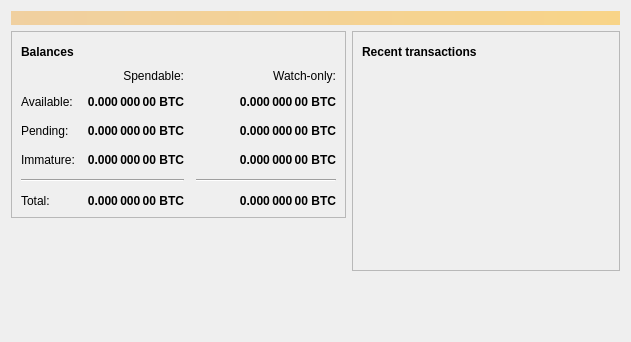
<?xml version="1.0" encoding="UTF-8"?>
<ui version="4.0">
 <class>OverviewPage</class>
 <widget class="QWidget" name="OverviewPage">
  <property name="geometry">
   <rect>
    <x>0</x>
    <y>0</y>
    <width>631</width>
    <height>342</height>
   </rect>
  </property>
  <property name="windowTitle">
   <string>Form</string>
  </property>
  <layout class="QVBoxLayout" name="topLayout">
   <item>
    <widget class="QLabel" name="labelAlerts">
     <property name="visible">
      <bool>false</bool>
     </property>
     <property name="styleSheet">
      <string notr="true">QLabel { background-color: qlineargradient(x1: 0, y1: 0, x2: 1, y2: 0, stop:0 #F0D0A0, stop:1 #F8D488); color:#000000; }</string>
     </property>
     <property name="wordWrap">
      <bool>true</bool>
     </property>
     <property name="margin">
      <number>3</number>
     </property>
     <property name="textInteractionFlags">
      <set>Qt::TextSelectableByMouse</set>
     </property>
    </widget>
   </item>
   <item>
    <layout class="QHBoxLayout" name="horizontalLayout" stretch="1,1">
     <item>
      <layout class="QVBoxLayout" name="verticalLayout_2">
       <item>
        <widget class="QFrame" name="frame">
         <property name="frameShape">
          <enum>QFrame::StyledPanel</enum>
         </property>
         <property name="frameShadow">
          <enum>QFrame::Raised</enum>
         </property>
         <layout class="QVBoxLayout" name="verticalLayout_4">
          <item>
           <layout class="QHBoxLayout" name="horizontalLayout_4">
            <item>
             <widget class="QLabel" name="label_5">
              <property name="font">
               <font>
                <weight>75</weight>
                <bold>true</bold>
               </font>
              </property>
              <property name="text">
               <string>Balances</string>
              </property>
             </widget>
            </item>
            <item>
             <widget class="QPushButton" name="labelWalletStatus">
              <property name="enabled">
               <bool>true</bool>
              </property>
              <property name="maximumSize">
               <size>
                <width>30</width>
                <height>16777215</height>
               </size>
              </property>
              <property name="toolTip">
               <string>The displayed information may be out of date. Your wallet automatically synchronizes with the Smartcoin network after a connection is established, but this process has not completed yet.</string>
              </property>
              <property name="text">
               <string/>
              </property>
              <property name="icon">
               <iconset resource="../bitcoin.qrc">
                <normaloff>:/icons/warning</normaloff>
                <disabledoff>:/icons/warning</disabledoff>:/icons/warning</iconset>
              </property>
              <property name="iconSize">
               <size>
                <width>24</width>
                <height>24</height>
               </size>
              </property>
              <property name="flat">
               <bool>true</bool>
              </property>
             </widget>
            </item>
            <item>
             <spacer name="horizontalSpacer_3">
              <property name="orientation">
               <enum>Qt::Horizontal</enum>
              </property>
              <property name="sizeHint" stdset="0">
               <size>
                <width>40</width>
                <height>20</height>
               </size>
              </property>
             </spacer>
            </item>
           </layout>
          </item>
          <item>
           <layout class="QGridLayout" name="gridLayout">
            <property name="spacing">
             <number>12</number>
            </property>
            <item row="2" column="2">
             <widget class="QLabel" name="labelWatchPending">
              <property name="font">
               <font>
                <weight>75</weight>
                <bold>true</bold>
               </font>
              </property>
              <property name="cursor">
               <cursorShape>IBeamCursor</cursorShape>
              </property>
              <property name="toolTip">
               <string>Unconfirmed transactions to watch-only addresses</string>
              </property>
              <property name="text">
               <string notr="true">0.000 000 00 BTC</string>
              </property>
              <property name="alignment">
               <set>Qt::AlignRight|Qt::AlignTrailing|Qt::AlignVCenter</set>
              </property>
              <property name="textInteractionFlags">
               <set>Qt::LinksAccessibleByMouse|Qt::TextSelectableByKeyboard|Qt::TextSelectableByMouse</set>
              </property>
             </widget>
            </item>
            <item row="2" column="1">
             <widget class="QLabel" name="labelUnconfirmed">
              <property name="font">
               <font>
                <weight>75</weight>
                <bold>true</bold>
               </font>
              </property>
              <property name="cursor">
               <cursorShape>IBeamCursor</cursorShape>
              </property>
              <property name="toolTip">
               <string>Total of transactions that have yet to be confirmed, and do not yet count toward the spendable balance</string>
              </property>
              <property name="text">
               <string notr="true">0.000 000 00 BTC</string>
              </property>
              <property name="alignment">
               <set>Qt::AlignRight|Qt::AlignTrailing|Qt::AlignVCenter</set>
              </property>
              <property name="textInteractionFlags">
               <set>Qt::LinksAccessibleByMouse|Qt::TextSelectableByKeyboard|Qt::TextSelectableByMouse</set>
              </property>
             </widget>
            </item>
            <item row="3" column="2">
             <widget class="QLabel" name="labelWatchImmature">
              <property name="font">
               <font>
                <weight>75</weight>
                <bold>true</bold>
               </font>
              </property>
              <property name="cursor">
               <cursorShape>IBeamCursor</cursorShape>
              </property>
              <property name="toolTip">
               <string>Mined balance in watch-only addresses that has not yet matured</string>
              </property>
              <property name="text">
               <string notr="true">0.000 000 00 BTC</string>
              </property>
              <property name="alignment">
               <set>Qt::AlignRight|Qt::AlignTrailing|Qt::AlignVCenter</set>
              </property>
              <property name="textInteractionFlags">
               <set>Qt::LinksAccessibleByMouse|Qt::TextSelectableByKeyboard|Qt::TextSelectableByMouse</set>
              </property>
             </widget>
            </item>
            <item row="4" column="0" colspan="2">
             <widget class="Line" name="line">
              <property name="orientation">
               <enum>Qt::Horizontal</enum>
              </property>
             </widget>
            </item>
            <item row="4" column="2">
             <widget class="Line" name="lineWatchBalance">
              <property name="sizePolicy">
               <sizepolicy hsizetype="Preferred" vsizetype="Fixed">
                <horstretch>0</horstretch>
                <verstretch>0</verstretch>
               </sizepolicy>
              </property>
              <property name="minimumSize">
               <size>
                <width>140</width>
                <height>0</height>
               </size>
              </property>
              <property name="orientation">
               <enum>Qt::Horizontal</enum>
              </property>
             </widget>
            </item>
            <item row="5" column="0">
             <widget class="QLabel" name="labelTotalText">
              <property name="text">
               <string>Total:</string>
              </property>
             </widget>
            </item>
            <item row="3" column="1">
             <widget class="QLabel" name="labelImmature">
              <property name="font">
               <font>
                <weight>75</weight>
                <bold>true</bold>
               </font>
              </property>
              <property name="cursor">
               <cursorShape>IBeamCursor</cursorShape>
              </property>
              <property name="toolTip">
               <string>Mined balance that has not yet matured</string>
              </property>
              <property name="text">
               <string notr="true">0.000 000 00 BTC</string>
              </property>
              <property name="alignment">
               <set>Qt::AlignRight|Qt::AlignTrailing|Qt::AlignVCenter</set>
              </property>
              <property name="textInteractionFlags">
               <set>Qt::LinksAccessibleByMouse|Qt::TextSelectableByKeyboard|Qt::TextSelectableByMouse</set>
              </property>
             </widget>
            </item>
            <item row="2" column="3">
             <spacer name="horizontalSpacer_2">
              <property name="orientation">
               <enum>Qt::Horizontal</enum>
              </property>
              <property name="sizeHint" stdset="0">
               <size>
                <width>40</width>
                <height>20</height>
               </size>
              </property>
             </spacer>
            </item>
            <item row="3" column="0">
             <widget class="QLabel" name="labelImmatureText">
              <property name="text">
               <string>Immature:</string>
              </property>
             </widget>
            </item>
            <item row="5" column="1">
             <widget class="QLabel" name="labelTotal">
              <property name="font">
               <font>
                <weight>75</weight>
                <bold>true</bold>
               </font>
              </property>
              <property name="cursor">
               <cursorShape>IBeamCursor</cursorShape>
              </property>
              <property name="toolTip">
               <string>Your current total balance</string>
              </property>
              <property name="text">
               <string notr="true">0.000 000 00 BTC</string>
              </property>
              <property name="alignment">
               <set>Qt::AlignRight|Qt::AlignTrailing|Qt::AlignVCenter</set>
              </property>
              <property name="textInteractionFlags">
               <set>Qt::LinksAccessibleByMouse|Qt::TextSelectableByKeyboard|Qt::TextSelectableByMouse</set>
              </property>
             </widget>
            </item>
            <item row="5" column="2">
             <widget class="QLabel" name="labelWatchTotal">
              <property name="font">
               <font>
                <weight>75</weight>
                <bold>true</bold>
               </font>
              </property>
              <property name="cursor">
               <cursorShape>IBeamCursor</cursorShape>
              </property>
              <property name="toolTip">
               <string>Current total balance in watch-only addresses</string>
              </property>
              <property name="text">
               <string notr="true">0.000 000 00 BTC</string>
              </property>
              <property name="alignment">
               <set>Qt::AlignRight|Qt::AlignTrailing|Qt::AlignVCenter</set>
              </property>
              <property name="textInteractionFlags">
               <set>Qt::LinksAccessibleByMouse|Qt::TextSelectableByKeyboard|Qt::TextSelectableByMouse</set>
              </property>
             </widget>
            </item>
            <item row="0" column="2">
             <widget class="QLabel" name="labelWatchonly">
              <property name="text">
               <string>Watch-only:</string>
              </property>
              <property name="alignment">
               <set>Qt::AlignRight|Qt::AlignTrailing|Qt::AlignVCenter</set>
              </property>
             </widget>
            </item>
            <item row="1" column="0">
             <widget class="QLabel" name="labelBalanceText">
              <property name="text">
               <string>Available:</string>
              </property>
             </widget>
            </item>
            <item row="1" column="1">
             <widget class="QLabel" name="labelBalance">
              <property name="font">
               <font>
                <weight>75</weight>
                <bold>true</bold>
               </font>
              </property>
              <property name="cursor">
               <cursorShape>IBeamCursor</cursorShape>
              </property>
              <property name="toolTip">
               <string>Your current spendable balance</string>
              </property>
              <property name="text">
               <string notr="true">0.000 000 00 BTC</string>
              </property>
              <property name="alignment">
               <set>Qt::AlignRight|Qt::AlignTrailing|Qt::AlignVCenter</set>
              </property>
              <property name="textInteractionFlags">
               <set>Qt::LinksAccessibleByMouse|Qt::TextSelectableByKeyboard|Qt::TextSelectableByMouse</set>
              </property>
             </widget>
            </item>
            <item row="1" column="2">
             <widget class="QLabel" name="labelWatchAvailable">
              <property name="font">
               <font>
                <weight>75</weight>
                <bold>true</bold>
               </font>
              </property>
              <property name="cursor">
               <cursorShape>IBeamCursor</cursorShape>
              </property>
              <property name="toolTip">
               <string>Your current balance in watch-only addresses</string>
              </property>
              <property name="text">
               <string notr="true">0.000 000 00 BTC</string>
              </property>
              <property name="alignment">
               <set>Qt::AlignRight|Qt::AlignTrailing|Qt::AlignVCenter</set>
              </property>
              <property name="textInteractionFlags">
               <set>Qt::LinksAccessibleByMouse|Qt::TextSelectableByKeyboard|Qt::TextSelectableByMouse</set>
              </property>
             </widget>
            </item>
            <item row="2" column="0">
             <widget class="QLabel" name="labelPendingText">
              <property name="text">
               <string>Pending:</string>
              </property>
             </widget>
            </item>
            <item row="0" column="1">
             <widget class="QLabel" name="labelSpendable">
              <property name="text">
               <string>Spendable:</string>
              </property>
              <property name="alignment">
               <set>Qt::AlignRight|Qt::AlignTrailing|Qt::AlignVCenter</set>
              </property>
             </widget>
            </item>
           </layout>
          </item>
         </layout>
        </widget>
       </item>
       <item>
        <spacer name="verticalSpacer">
         <property name="orientation">
          <enum>Qt::Vertical</enum>
         </property>
         <property name="sizeHint" stdset="0">
          <size>
           <width>20</width>
           <height>40</height>
          </size>
         </property>
        </spacer>
       </item>
      </layout>
     </item>
     <item>
      <layout class="QVBoxLayout" name="verticalLayout_3">
       <item>
        <widget class="QFrame" name="frame_2">
         <property name="frameShape">
          <enum>QFrame::StyledPanel</enum>
         </property>
         <property name="frameShadow">
          <enum>QFrame::Raised</enum>
         </property>
         <layout class="QVBoxLayout" name="verticalLayout">
          <item>
           <layout class="QHBoxLayout" name="horizontalLayout_2">
            <item>
             <widget class="QLabel" name="label_4">
              <property name="font">
               <font>
                <weight>75</weight>
                <bold>true</bold>
               </font>
              </property>
              <property name="text">
               <string>Recent transactions</string>
              </property>
             </widget>
            </item>
            <item>
             <widget class="QPushButton" name="labelTransactionsStatus">
              <property name="enabled">
               <bool>true</bool>
              </property>
              <property name="maximumSize">
               <size>
                <width>30</width>
                <height>16777215</height>
               </size>
              </property>
              <property name="toolTip">
               <string>The displayed information may be out of date. Your wallet automatically synchronizes with the Smartcoin network after a connection is established, but this process has not completed yet.</string>
              </property>
              <property name="text">
               <string/>
              </property>
              <property name="icon">
               <iconset resource="../bitcoin.qrc">
                <normaloff>:/icons/warning</normaloff>
                <disabledoff>:/icons/warning</disabledoff>:/icons/warning</iconset>
              </property>
              <property name="iconSize">
               <size>
                <width>24</width>
                <height>24</height>
               </size>
              </property>
              <property name="flat">
               <bool>true</bool>
              </property>
             </widget>
            </item>
            <item>
             <spacer name="horizontalSpacer">
              <property name="orientation">
               <enum>Qt::Horizontal</enum>
              </property>
              <property name="sizeHint" stdset="0">
               <size>
                <width>40</width>
                <height>20</height>
               </size>
              </property>
             </spacer>
            </item>
           </layout>
          </item>
          <item>
           <widget class="QListView" name="listTransactions">
            <property name="styleSheet">
             <string notr="true">QListView { background: transparent; }</string>
            </property>
            <property name="frameShape">
             <enum>QFrame::NoFrame</enum>
            </property>
            <property name="verticalScrollBarPolicy">
             <enum>Qt::ScrollBarAlwaysOff</enum>
            </property>
            <property name="horizontalScrollBarPolicy">
             <enum>Qt::ScrollBarAlwaysOff</enum>
            </property>
            <property name="selectionMode">
             <enum>QAbstractItemView::NoSelection</enum>
            </property>
           </widget>
          </item>
         </layout>
        </widget>
       </item>
       <item>
        <spacer name="verticalSpacer_2">
         <property name="orientation">
          <enum>Qt::Vertical</enum>
         </property>
         <property name="sizeHint" stdset="0">
          <size>
           <width>20</width>
           <height>40</height>
          </size>
         </property>
        </spacer>
       </item>
      </layout>
     </item>
    </layout>
   </item>
  </layout>
 </widget>
 <resources>
  <include location="../bitcoin.qrc"/>
 </resources>
 <connections/>
</ui>
